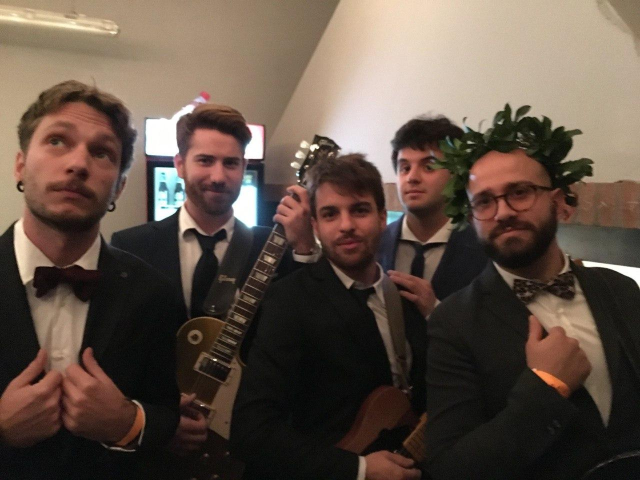
#> input picture src/assets/band/kuf-divisa.jpg, 1280 x 960 px (shown at 1/2 size)
$ python build-paper.py ../src/assets/band/kuf-divisa.jpg
#> lines starting #> are read from the running program, lines starting #| are printed output that depends on the picture
#!/usr/bin/env python3
"""Ricava dalla carta maculata del vecchio sito (img/bground.jpg) una texture leggera e ripetibile.

Uso: python3 scripts/build-paper.py <percorso di bground.jpg>
Scrive src/assets/textures/paper.webp: macchie d'inchiostro su trasparente, da sovrapporre al bianco caldo.
"""
import sys
from pathlib import Path

import numpy as np
from PIL import Image, ImageFilter

TILE = 800
src = Image.open(sys.argv[1]).convert("L")
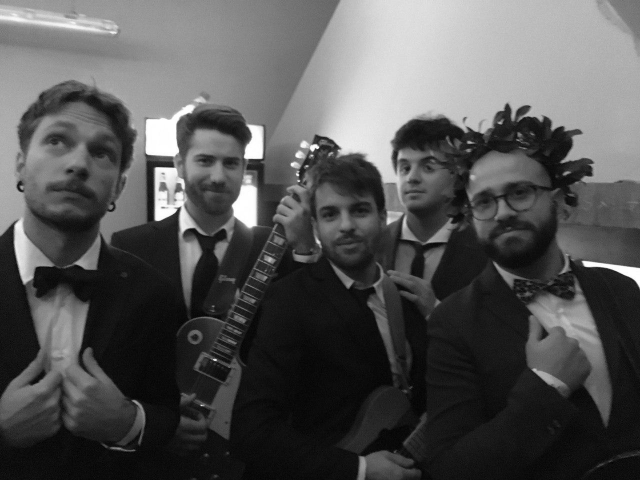
#> src: PIL image 1280x960 L (shown at 1/2 size); min 0, max 255, mean 84.2
# zona con macchie ben distribuite (in alto a sinistra la carta è più pulita)
crop = src.crop((700, 900, 700 + TILE, 900 + TILE))
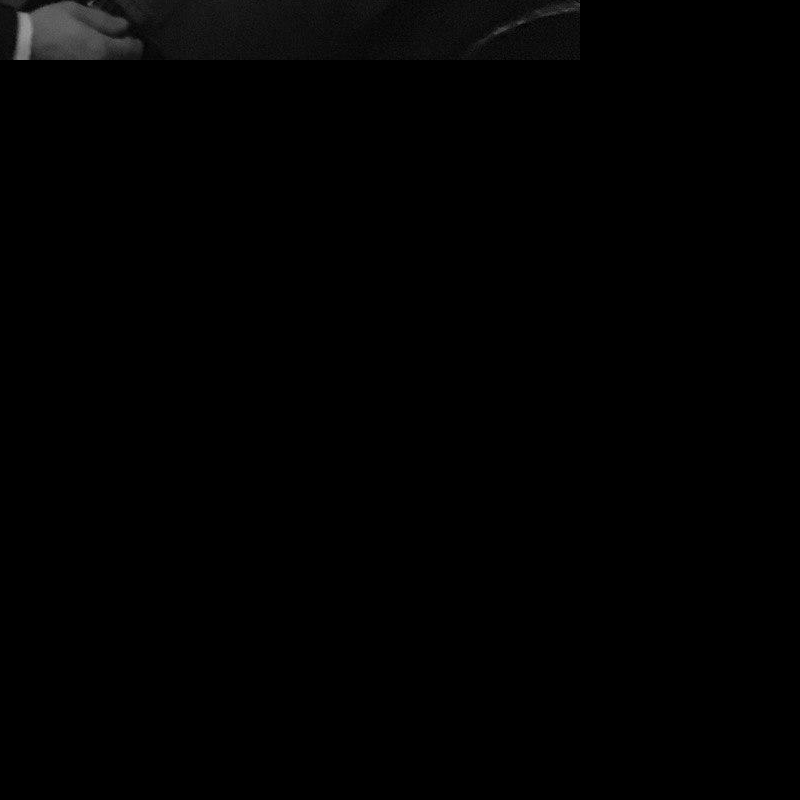
#> crop: PIL image 800x800 L; min 0, max 155, mean 1.5
a = np.asarray(crop).astype(float)
# togli le ombre larghe della fotografia, tieni solo le macchie
base = np.asarray(crop.filter(ImageFilter.GaussianBlur(24))).astype(float)
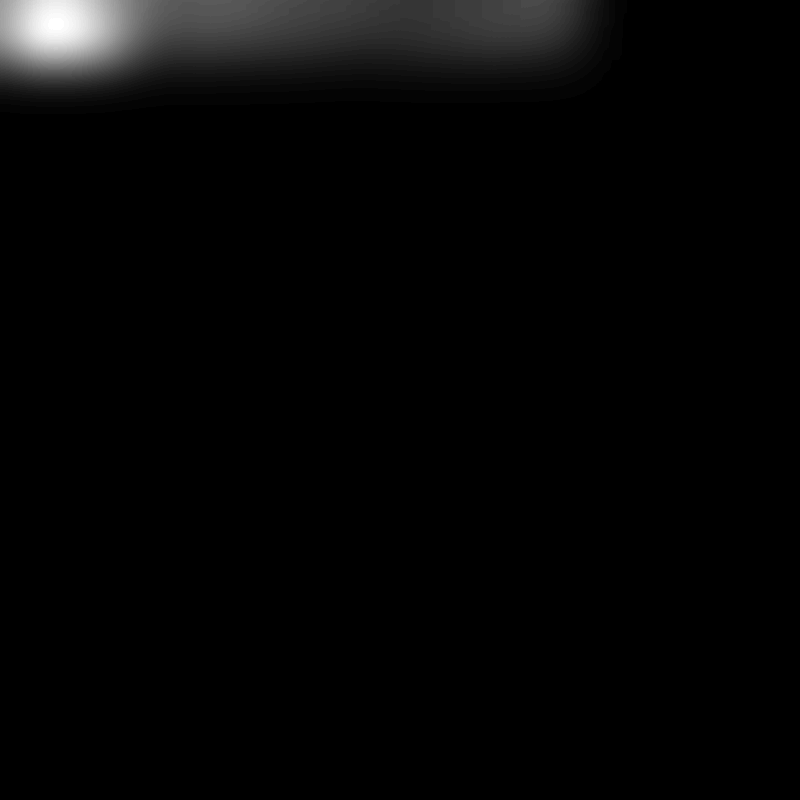
#> base: shape (800, 800) float64; min 0, max 62, mean 1.4; drawn with min black and max white
ink = np.clip(base - a, 0, 255)
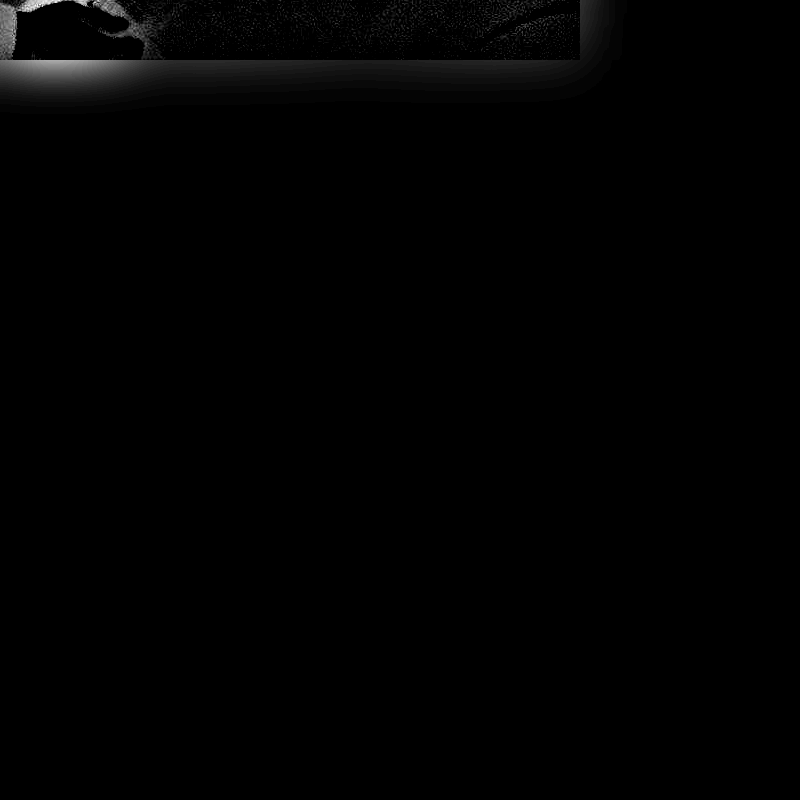
#> ink: shape (800, 800) float64; min 0, max 54, mean 0.4; drawn with min black and max white
# macchie più rade: soglia alta, poi opacità bassa
alpha = np.clip((ink - 22) * 4.0, 0, 255)
alpha = alpha * 0.32

# rendi la tessera ripetibile: dissolvenza con una copia spostata di mezza tessera
shifted = np.roll(np.roll(alpha, TILE // 2, 0), TILE // 2, 1)
ramp = 1 - np.abs(np.linspace(-1, 1, TILE))
w = np.clip(np.outer(ramp, ramp) * 2.2, 0, 1)
tile = alpha * w + shifted * (1 - w)

rgba = np.zeros((TILE, TILE, 4), dtype=np.uint8)
rgba[..., :3] = (20, 20, 20)  # inchiostro #141414
rgba[..., 3] = np.clip(tile, 0, 255).astype(np.uint8)
out = Path(__file__).resolve().parent.parent / "src/assets/textures/paper.webp"
Image.fromarray(rgba, "RGBA").save(out, "WEBP", quality=70, method=6)
#> (the run stopped early here; a loop or call above may not have finished)

$ run again, on src/assets/band/kuf-gruppo.jpg
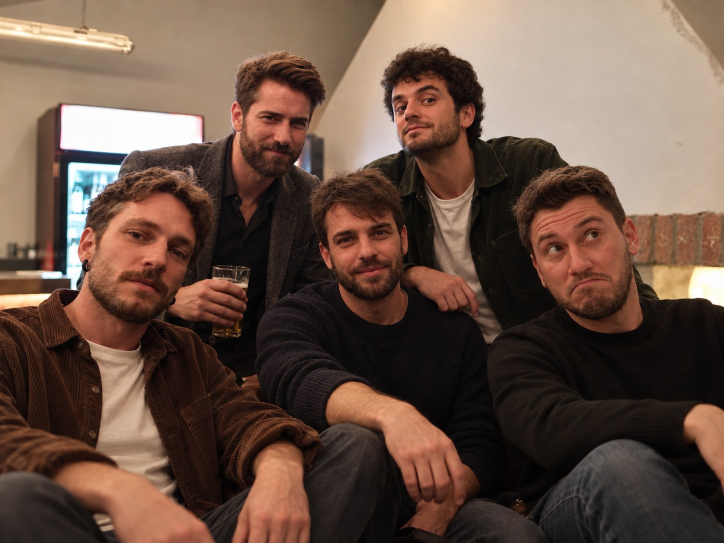
#> input picture src/assets/band/kuf-gruppo.jpg, 1448 x 1086 px (shown at 1/2 size)
#> `src = Image.open(sys.argv[1]).convert("L")`:
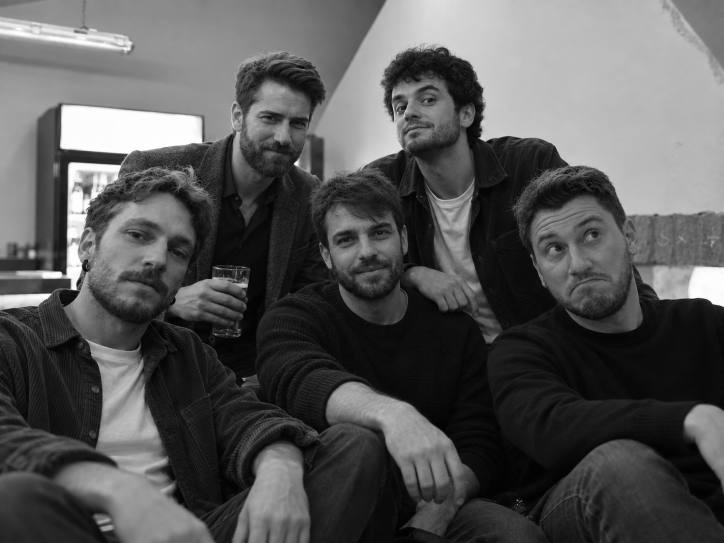
#> src: PIL image 1448x1086 L (shown at 1/2 size); min 0, max 255, mean 87
#> `alpha = np.clip((ink - 22) * 4.0, 0, 255)`:
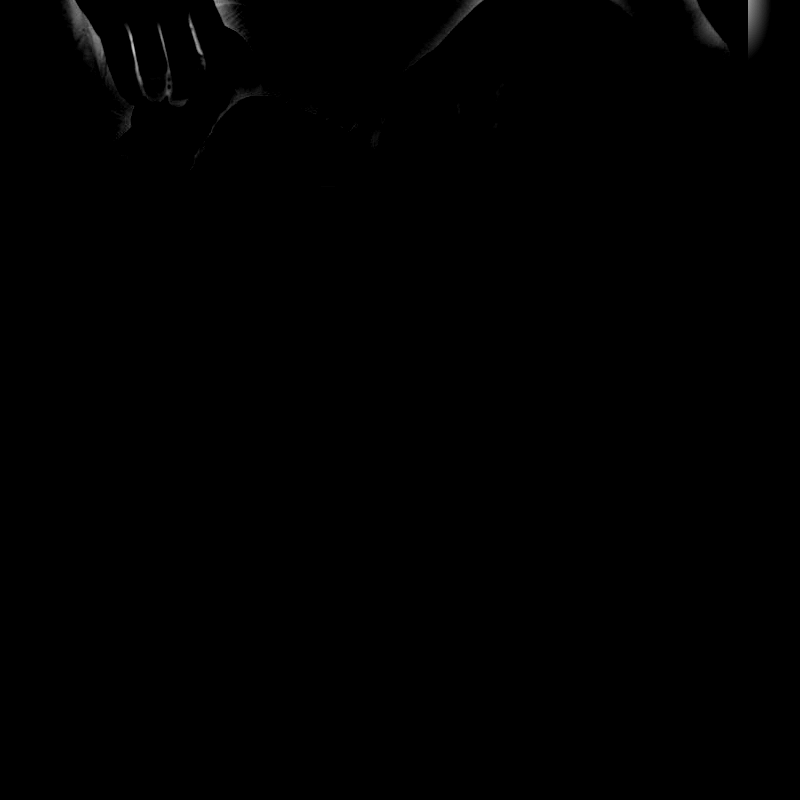
#> alpha: shape (800, 800) float64; min 0, max 204, mean 0.5
